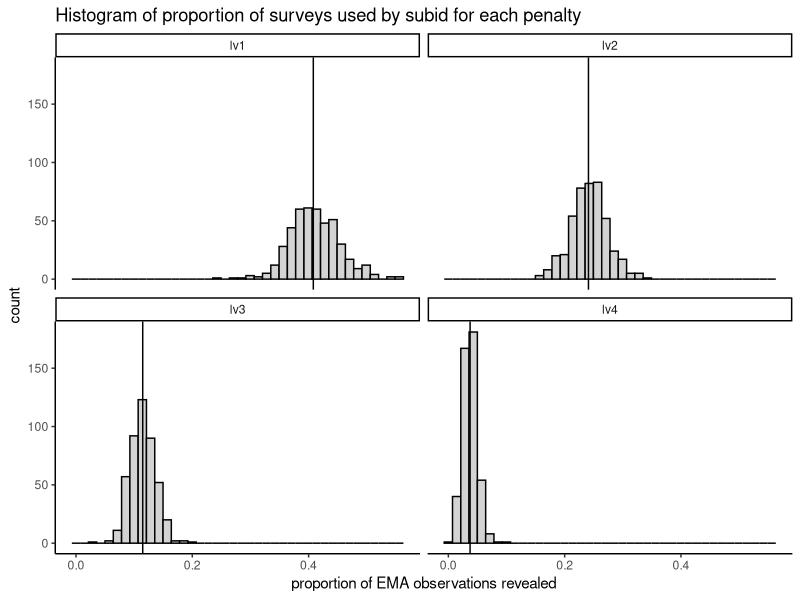
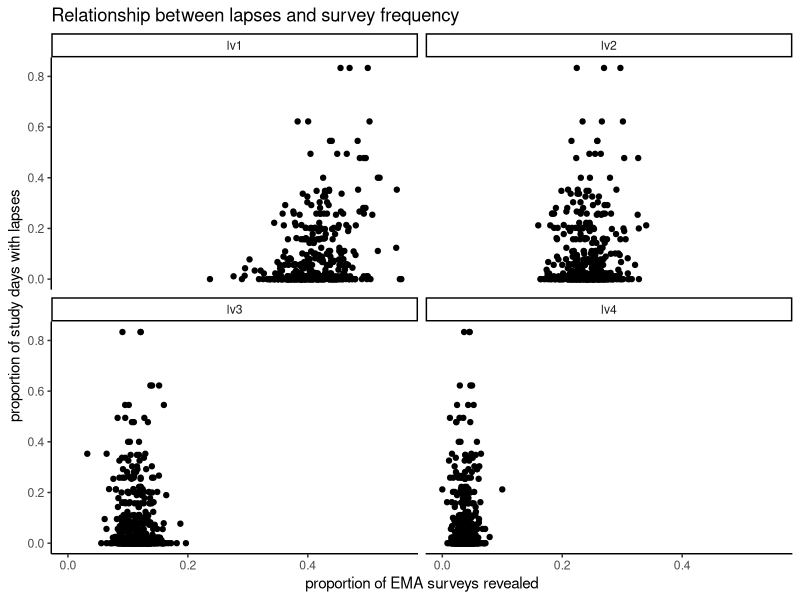
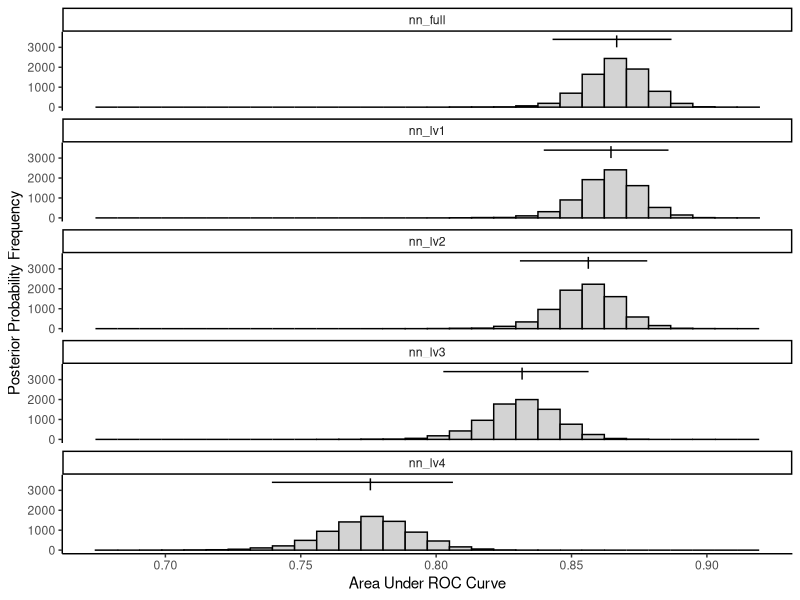

Recreate these plots in R, in order.
## ---- chunk 1
#| message: false
#| echo: false

# load libraries and read in data for printing results

library(tidyverse)
library(here)

theme_set(theme_classic())

aucs <- read_csv(here("data/auc_3_x_10.csv"),
                 show_col_types = FALSE)
posteriors <- read_csv(here("data/posteriors.csv"),
                       show_col_types = FALSE)
pp_tibble <- read_csv(here("data/pp_perf_tibble.csv"),
                       show_col_types = FALSE)
contrasts <- read_csv(here("data/contrast.csv"),
                      show_col_types = FALSE)
freq <- read_csv(here("data/freq.csv"),
                      show_col_types = FALSE) 
lapses <- read_csv(here("data/lapses.csv"),
                      show_col_types = FALSE)
## ---- chunk 2
#| label: fig-method
#| fig-cap: "Architecture for two-phase training."
#| fig-width: 6
#| fig-height: 3
#| echo: false 

knitr::include_graphics(path = here::here("figures/methods.png"), error = FALSE)
## ---- chunk 3
#| echo: false

freq |> 
  filter(model != "full") |> 
  ggplot(aes(x = prop)) +
  geom_histogram(color = "black", fill = "light grey", bins = 40) +
  facet_wrap(~model) +
  geom_vline(aes(xintercept = med), freq |> 
               filter(model != "full") |> 
               group_by(model) |> 
               mutate(med = median(prop))) +
  labs(title = "Histogram of proportion of surveys used by subid for each penalty",
       x = "proportion of EMA observations revealed")
## ---- chunk 4
#| echo: false

freq |>
  filter(model != "full") |> 
  left_join(lapses, by = "subid") |> 
  ggplot(aes(x = prop, y = prop_lapse_days), alpha = .8) +
  geom_point() +
  facet_wrap(~model) +
  labs(title = "Relationship between lapses and survey frequency",
       x = "proportion of EMA surveys revealed",
       y = "proportion of study days with lapses")
## ---- chunk 5
#| echo: false

aucs |> 
  group_by(n_repeat) |> 
  summarise(across(xgboost:nn_lv4, ~median(.x))) |> 
  ungroup() |> 
  summarise(across(xgboost:nn_lv4, ~median(.x))) |> 
  glimpse()
## ---- chunk 6
#| echo: false

pp_tibble |> 
  kableExtra::kbl(digits = 3)
## ---- chunk 7
#| echo: false

posteriors |> 
  filter(model != "xgboost") |> 
  mutate(model = factor(model, 
                        levels = c("nn_full", "nn_lv1", "nn_lv2", 
                                   "nn_lv3", "nn_lv4"))) |>
  ggplot() + 
  geom_histogram(aes(x = posterior), fill = "light grey", color = "black", 
                 bins = 30) +
  geom_segment(mapping = aes(y = 3000, yend = 3600, x = pp_median, 
                             xend = pp_median),
               data = subset(pp_tibble, model != "xgboost")) +
  geom_segment(mapping = aes(y = 3400, yend = 3400, x = pp_lower, xend = pp_upper),
                data = subset(pp_tibble, model != "xgboost")) +
  facet_wrap(~model, ncol = 1) +
  ylab("Posterior Probability Frequency") +
  xlab("Area Under ROC Curve") +
  theme_classic() 
## ---- chunk 8
#| echo: false

contrasts |> 
  kableExtra::kbl(digits = 3)
